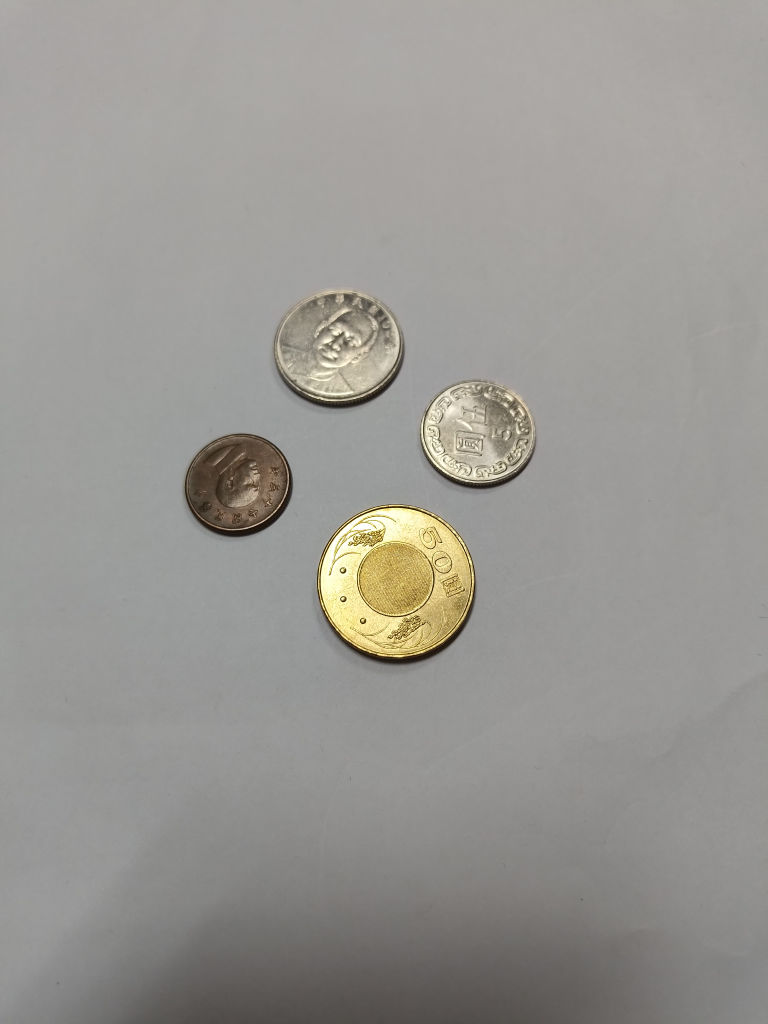
#> input picture src/my_turtle_controller/resource/coins2.jpg, 3072 x 4096 px, found by its file name (shown at 1/4 size)
$ python image_pre-process.py
#> lines starting #> are read from the running program, lines starting #| are printed output that depends on the picture; after the words box and inside, x2 and y2 are one past the last pixel; in counts of white or black regions, pixels touching at a corner belong together
import cv2
import numpy as np

def process_coins():

    img = cv2.imread('/home/gary/HW_robotics_ws/src/my_turtle_controller/resource/coins2.jpg')
#> img is the input picture: shape (4096, 3072, 3); mean B, G, R 146.7, 151.2, 153.1
    if img is None:
        print("Can't find image!!!")
        return

    scale_percent = 20
    width = int(img.shape[1] * scale_percent / 100)
#> width = 614
    height = int(img.shape[0] * scale_percent / 100)
#> height = 819
    dim = (width, height)
#> dim = (614, 819)
    img = cv2.resize(img, dim, interpolation=cv2.INTER_AREA)
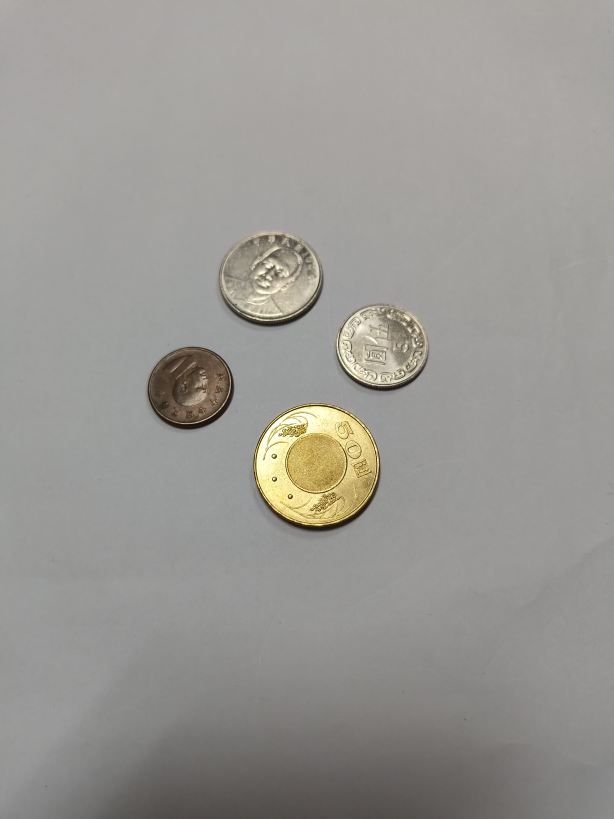
#> img: shape (819, 614, 3); mean B, G, R 146.7, 151.2, 153.1

    # 轉成灰階
    gray = cv2.cvtColor(img, cv2.COLOR_BGR2GRAY)
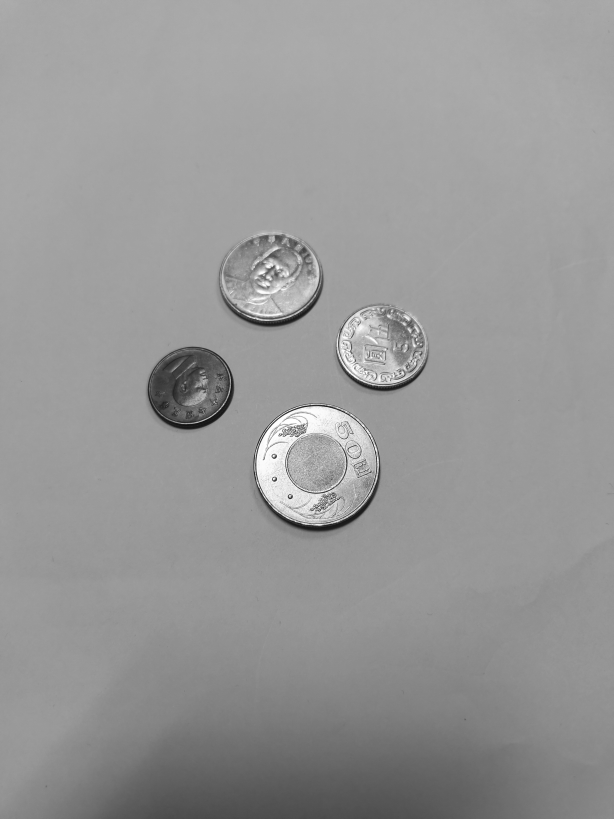
#> gray: shape (819, 614); min 19, max 255, mean 151.3

    # 高斯模糊
    blurred = cv2.GaussianBlur(gray, (7, 7), 0)

    # 自動閾值處理
    thresh = cv2.adaptiveThreshold(blurred, 255, cv2.ADAPTIVE_THRESH_GAUSSIAN_C, cv2.THRESH_BINARY_INV, 11, 2)
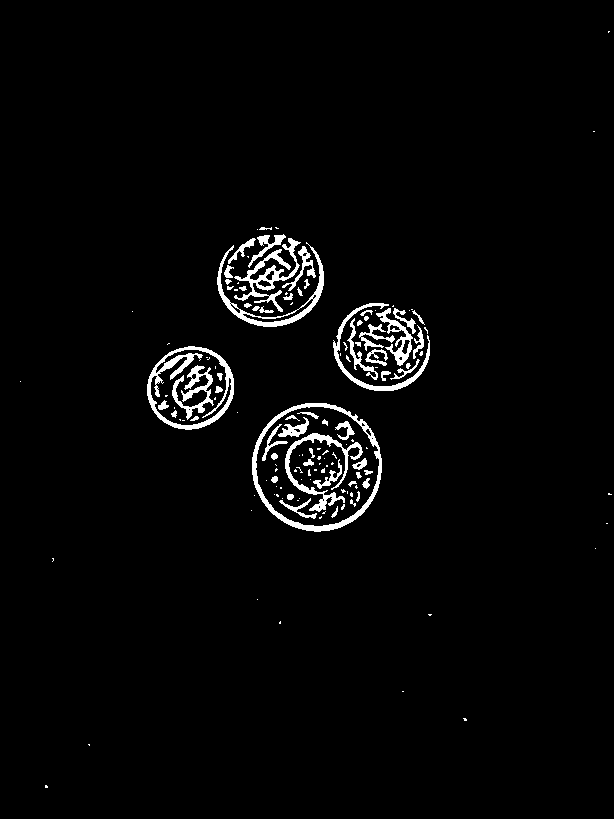
#> thresh: shape (819, 614); 2.7% white; 142 white regions (83 under 20 px), largest, box (x1, y1, x2, y2) and area: (252, 403, 382, 532) 1811, (147, 346, 234, 430) 1632, (234, 238, 301, 312) 1162

    # 邊緣檢測
    low_threshold = 10
    high_threshold = 30
    canny = cv2.Canny(blurred, low_threshold, high_threshold)
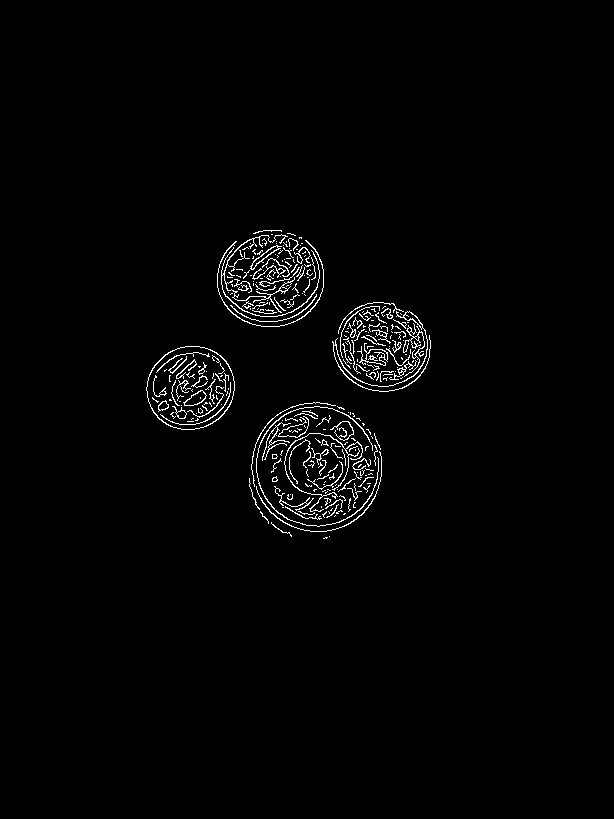
#> canny: shape (819, 614); 1.7% white in thin lines or dots, all inside (x1, y1, x2, y2) = (146, 230, 431, 539)

    # 形態學運算 (Morphology: Closing)
    kernel = cv2.getStructuringElement(cv2.MORPH_ELLIPSE, (7, 7))
    closing = cv2.morphologyEx(thresh, cv2.MORPH_CLOSE, kernel)
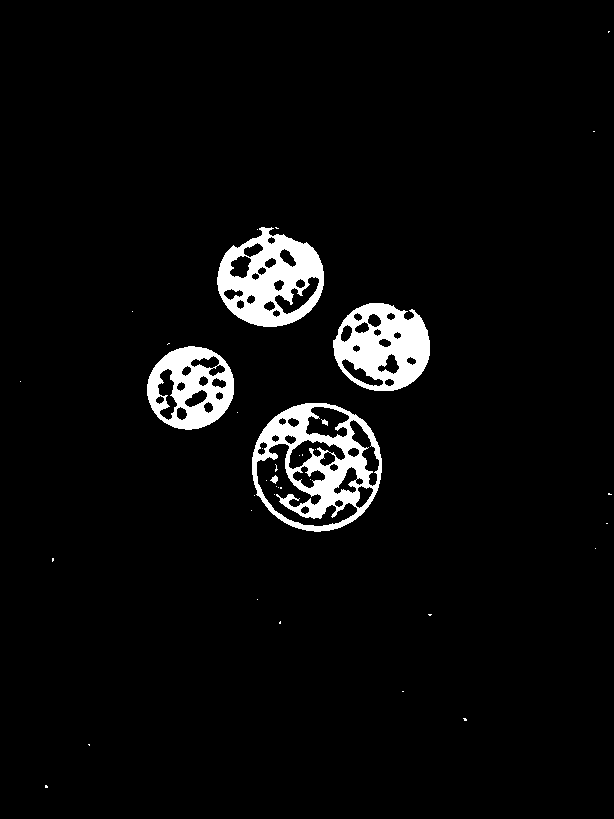
#> closing: shape (819, 614); 4.5% white; 38 white regions (32 under 20 px), largest, box (x1, y1, x2, y2) and area: (252, 403, 382, 532) 6926, (217, 227, 324, 327) 5990, (333, 303, 430, 391) 5392, (147, 346, 234, 430) 4179, (270, 475, 278, 484) 40, (321, 419, 328, 426) 28
    opening = cv2.morphologyEx(closing, cv2.MORPH_OPEN, kernel)
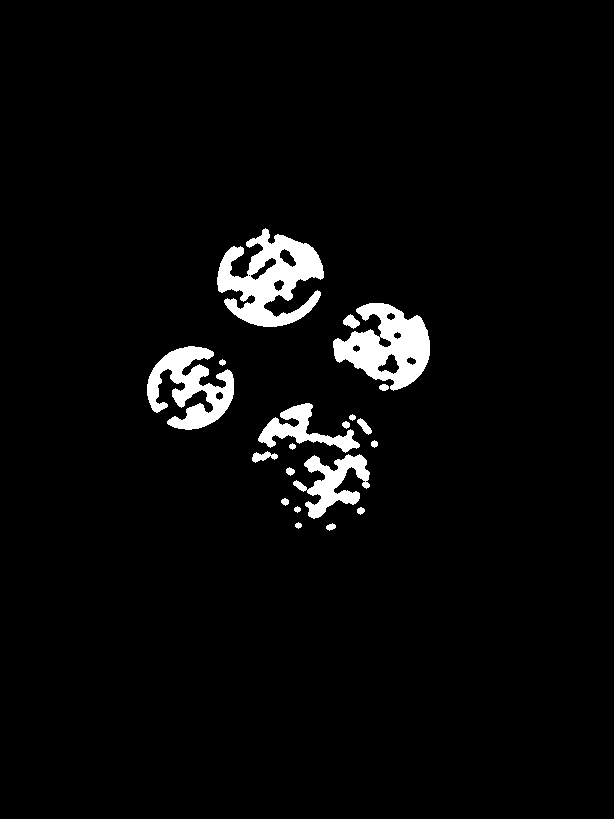
#> opening: shape (819, 614); 3.8% white; 20 white regions

    # [13 lines of commented-out code are left out]
    contours, _ = cv2.findContours(closing, cv2.RETR_EXTERNAL, cv2.CHAIN_APPROX_SIMPLE)
#> contours = 25 contours, 21 with area under 20; largest, box (x1, y1, x2, y2) and area: (252, 403, 382, 532) 13050, (217, 227, 324, 327) 7696, (333, 303, 430, 391) 6514, (147, 346, 234, 430) 5576
    count_contour = 0
    # 畫出輪廓在原圖上
    for cnt in contours:
        area = cv2.contourArea(cnt)
        # 過濾雜訊：只處理面積大於一定數值的輪廓
        if area > 1000:
            # 畫出綠色輪廓
            cv2.drawContours(img, [cnt], -1, (0, 255, 0), 2)

            # 計算質心
            M = cv2.moments(cnt)
            if M["m00"] != 0:
                cx = int(M["m10"] / M["m00"])
                cy = int(M["m01"] / M["m00"])
                cv2.circle(img, (cx, cy), 5, (0, 0, 255), -1)
                cv2.putText(img, f"Area:{int(area)}", (cx-20, cy-20),
                           cv2.FONT_HERSHEY_SIMPLEX, 0.5, (255, 0, 0), 1)
            # 數輪廓
            count_contour = count_contour + 1
#> this loop made 25 passes
#> (area, cx, cy) on passes 15, 17, 20, 23: (13050.5, 316, 466), (5576.5, 190, 387), (6513.5, 381, 347), (7696.5, 270, 279)
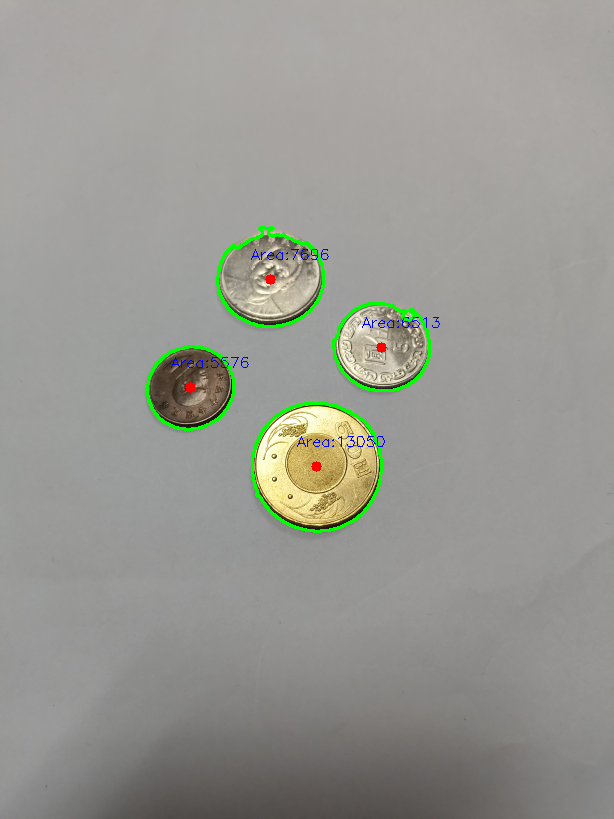
#> img: shape (819, 614, 3); 1.12% of pixels changed, all inside (x1, y1, x2, y2) = (146, 226, 440, 533)
#> after the loop, count_contour = 4
    print(f"偵測到硬幣數量: {count_contour}")
#| 偵測到硬幣數量: 4

    # 顯示結果
    cv2.imshow("contours", img)
    cv2.imshow("gray", gray)
    cv2.imshow("blurred", blurred)
    cv2.imshow("thresh", thresh)
    cv2.imshow("canny", canny)
    cv2.imshow("opening", opening)
    cv2.imshow("closing", closing)

    cv2.waitKey(0)
    cv2.destroyAllWindows()

if __name__ == "__main__":
    process_coins()

$ run again, with src/my_turtle_controller/resource/coins3.jpg copied over src/my_turtle_controller/resource/coins2.jpg
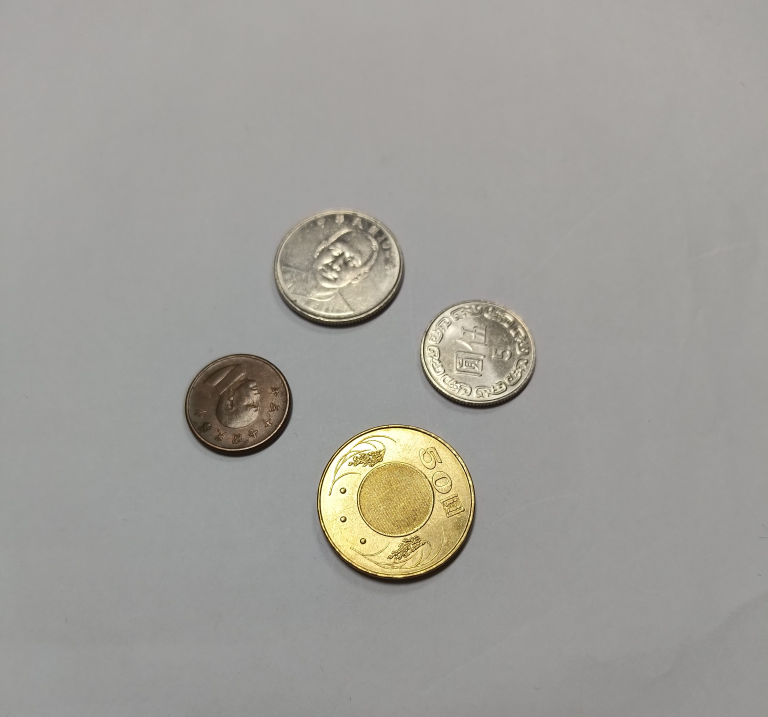
#> input picture src/my_turtle_controller/resource/coins3.jpg, 3072 x 2865 px, found by its file name (shown at 1/4 size)
#> in process_coins, img is the input picture: shape (2865, 3072, 3); mean B, G, R 152.1, 157.5, 159.3
#> in process_coins, `thresh = cv2.adaptiveThreshold(blurred, 255, cv2.ADAPTIVE_THRESH_GAUSS..`:
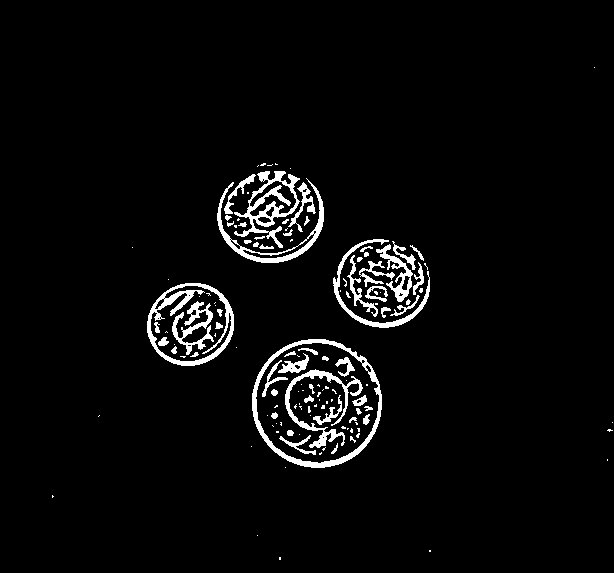
#> thresh: shape (573, 614); 3.9% white; 134 white regions (77 under 20 px), largest, box (x1, y1, x2, y2) and area: (252, 339, 382, 468) 1820, (147, 283, 234, 366) 1585, (234, 171, 300, 248) 1452
#> canny: shape (573, 614); 2.4% white in thin lines or dots, all inside (x1, y1, x2, y2) = (146, 166, 431, 476)
#> closing: shape (573, 614); 6.4% white; 31 white regions (25 under 20 px), largest, box (x1, y1, x2, y2) and area: (252, 339, 382, 468) 6882, (217, 163, 324, 263) 5919, (333, 239, 430, 328) 5395, (147, 283, 234, 366) 4168, (269, 412, 278, 420) 39, (322, 356, 329, 361) 25
#> opening: shape (573, 614); 5.4% white; 22 white regions
#> contours = 20 contours, 16 with area under 20; largest, box (x1, y1, x2, y2) and area: (252, 339, 382, 468) 13044, (217, 163, 324, 263) 7662, (333, 239, 430, 328) 6510, (147, 283, 234, 366) 5576
#> the loop in process_coins, `for cnt in contours:` made 20 passes
#> (area, cx, cy) on passes 12, 13, 16, 19: (13044.5, 316, 402), (5576.5, 190, 323), (6510, 381, 283), (7662.5, 270, 216)
#> after the loop in process_coins, `for cnt in contours:`:
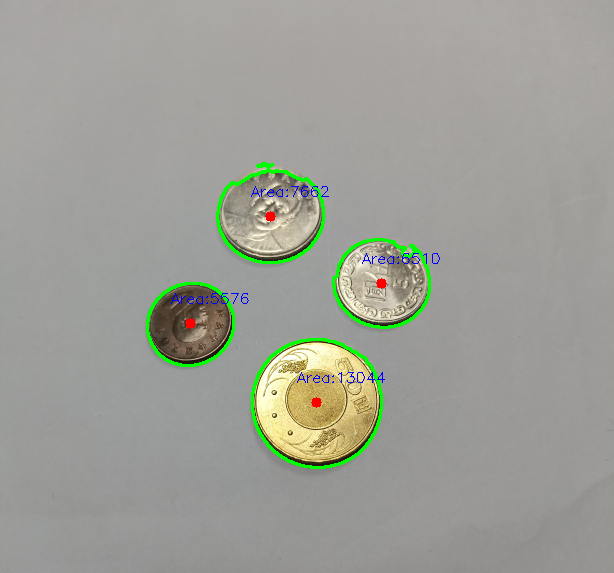
#> img: shape (573, 614, 3); mean B, G, R 150.8, 158.8, 157.5
#> after the loop in process_coins, `for cnt in contours:`: count_contour = 4
#| 偵測到硬幣數量: 4
